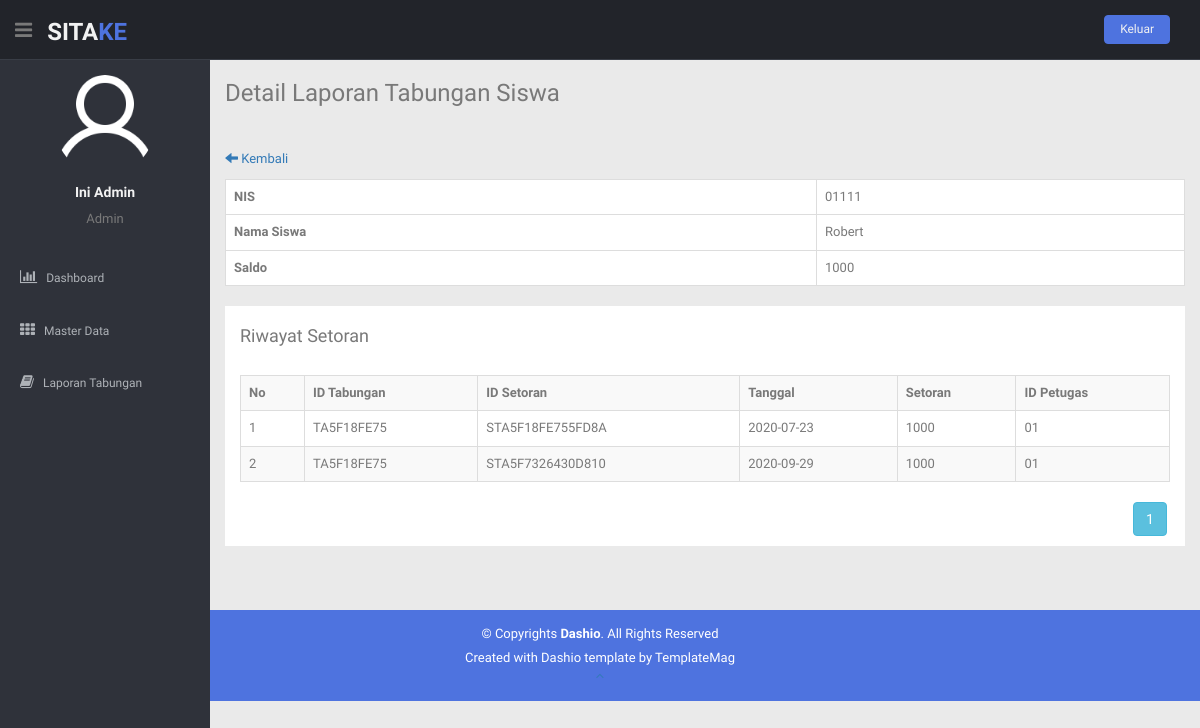
The page /paneladmin/detail_setoran_siswa.php?id_tabungan=TA5F18FE75 (signed in) on the database its author committed.
### tables this page shows
CREATE TABLE `tabungan` (
  `id_tabungan` char(10) NOT NULL,
  `nis` char(15) NOT NULL,
  `saldo` varchar(100) NOT NULL
);

CREATE TABLE `siswa` (
  `nis` char(15) NOT NULL,
  `foto_siswa` varchar(200) NOT NULL,
  `nama_siswa` varchar(50) NOT NULL,
  `alamat_siswa` text NOT NULL,
  `jk_siswa` varchar(20) NOT NULL,
  `telepon_siswa` varchar(15) NOT NULL,
  `user_siswa` varchar(20) NOT NULL,
  `pass` varchar(50) NOT NULL,
  `level` varchar(10) NOT NULL
);

CREATE TABLE `setoran` (
  `id_setoran` char(30) NOT NULL,
  `id_tabungan` char(10) NOT NULL,
  `tanggal` date NOT NULL,
  `setoran` varchar(100) NOT NULL,
  `id_petugas` char(5) NOT NULL
);

### paneladmin/detail_setoran_siswa.php (the view, shortened to what this page needs)
<?php
include("includers/header.php");
include("includers/navbar.php");
include ("../koneksi/koneksi.php");
?>
<section id="main-content">
	<section class="wrapper site-min-height">
		<h3>Detail Laporan Tabungan Siswa</h3>
		<div class="row mt">
			<div class="col-lg-12">
				<br>
				<?php
				$idtab = $_GET['id_tabungan'];
				echo "<p style='margin-bottom:10px;'><a href='detail-laporan.php?id_tabungan=".$idtab."'><i class='glyphicon glyphicon-arrow-left'></i> Kembali</a></p>";
				?>
				<table class="table table-bordered" style="background-color: #fff">
					<?php
					$idtab = $_GET['id_tabungan'];
					$sql = "SELECT A.nis, A.saldo, B.nama_siswa FROM tabungan AS A INNER JOIN siswa AS B ON (A.nis = B.nis) WHERE A.id_tabungan = '$idtab'";
					$query = mysqli_query($koneksi, $sql);
					if(mysqli_num_rows($query) == 0){
						echo '<tr><td colspan="2"><center>Tidak ada data!</center></td></tr>';
					}else{
						while ($data = mysqli_fetch_assoc($query)) {
							echo "<tr>";
							echo "<td><b>NIS</b></td>";
							echo "<td>".$data['nis']."</td>";
							echo "</tr>";
							echo "<tr>";
							echo "<td><b>Nama Siswa</b></td>";
							echo "<td>".$data['nama_siswa']."</td>";
							echo "</tr>";
							echo "<tr>";
							echo "<td><b>Saldo</b></td>";
							echo "<td>".$data['saldo']."</td>";
							echo "</tr>";
						}
					}
					?>
				</table>
				<div class="container-fluid" style="background-color: #fff; padding-top: 10px; margin-bottom: 20px; padding-bottom: 10px;">
					<h4>Riwayat Setoran</h4><br>
					<div class="table-responsive">
						<table class="table table-bordered table-hover table-striped">
							<tr>
								<th>No</th>
								<th>ID Tabungan</th>
								<th>ID Setoran</th>
								<th>Tanggal</th>
								<th>Setoran</th>
								<th>ID Petugas</th>
							</tr>
							<?php
							$set = mysqli_query($koneksi,"SELECT * FROM setoran WHERE id_tabungan = '$idtab'");
							$banyak = mysqli_num_rows($set);
							$mulai = 0;
							$tujuan = 5;
							$page = ceil($banyak / $tujuan);
							if(isset($_GET['halaman'])) {
								$hal = $_GET['halaman'];
								$mulai = ($hal*$tujuan)-$tujuan;
							} else {
								$mulai = 0;
							}
							$idtab = $_GET['id_tabungan'];
							$sql = "SELECT * FROM setoran WHERE id_tabungan = '$idtab' limit $mulai,$tujuan";
							$query = mysqli_query($koneksi, $sql);
							if(mysqli_num_rows($query) == 0){
								echo '<tr><td colspan="6"><center>Tidak ada data!</center></td></tr>';
							}else{
								$no = 1+$mulai;
								while ($data = mysqli_fetch_assoc($query)) {
									echo "<tr>";
									echo "<td>$no</td>";
									echo "<td>".$data['id_tabungan']."</td>";
									echo "<td>".$data['id_setoran']."</td>";
									echo "<td>".$data['tanggal']."</td>";
									echo "<td>".$data['setoran']."</td>";
									echo "<td>".$data['id_petugas']."</td>";
									echo "</tr>";
									$no++;
								}
							}
							?>
						</table>
					</div>
					<div style="text-align: right;">
						<?php
						$idtab = $_GET['id_tabungan'];
						for ($i=1; $i <= $page; $i++) {
							echo '<a class="btn btn-info btn-md"  href="?id_tabungan='.$idtab.'&halaman='.$i.'">'.$i.'</a>';
						}
						?>
					</div>
				</div>
			</div>
		</div>
	</section>
</section>
<?php
include("includers/footer.php");
?>

### paneladmin/includers/navbar.php (shortened to what this page needs)
<header class="header black-bg">
  <div class="sidebar-toggle-box">
    <div class="fa fa-bars tooltips" data-placement="right" data-original-title="Toggle Navigation"></div>
  </div>
  <a href="index.php" class="logo"><b>SITA<span>KE</span></b></a>
  <div class="top-menu">
    <ul class="nav pull-right top-menu">
      <li><button class="logout" type="submit" onClick='return confirmSubmit()'>Keluar</button></li>
    </ul>
  </div>
</header>
<aside>
  <div id="sidebar" class="nav-collapse ">
    <ul class="sidebar-menu" id="nav-accordion">
      <p class="centered"><a href="profile.html"><img src="img/user.png" class="img-circle" width="100px" height="100px" ></a></p>
      <?php
      include '../koneksi/koneksi.php';
      $idadmin = $_SESSION['idadmin'];
      $data = mysqli_query($koneksi,"SELECT * FROM admin where id_admin='$idadmin'");
      $query = mysqli_fetch_array($data);
      echo "<h5 class='centered'>".$query['nama_admin']."</h5>";
      echo "<p class='centered'>".$query['level']."</p>";
      ?>
      <li class="mt">
        <a href="index.php">
          <i class="fa fa-bar-chart-o"></i>
          <span>Dashboard</span>
        </a>
      </li>
      <li class="sub-menu">
        <a href="javascript:;">
          <i class="fa fa-th"></i>
          <span>Master Data</span>
        </a>
      </li>
      <li>
        <a href="laporan.php">
          <i class="fa fa-book"></i>
          <span>Laporan Tabungan</span>
        </a>
      </li>
    </ul>
  </div>
</aside>

### paneladmin/css/style.css (style rules this page uses)
body { color: #797979; background: #eaeaea; font-family: 'Ruda', sans-serif; padding: 0px !important; margin: 0px !important; font-size:13px; }
ul li { list-style: none; }
a, a:hover, a:focus { text-decoration: none; outline: none; }
.centered { text-align: center; }
.mt { margin-top: 25px; }
ul.top-menu > li > .logout { color: #f2f2f2; font-size: 12px; border-radius: 4px; -webkit-border-radius: 4px; border: 1px solid #4e73df !important; padding: 5px 15px; margin-right: 15px; background: #4e73df; margin-top: 15px; }
#sidebar { width: 210px; height: 100%; position: fixed; background: #2f323a; }
#sidebar h5 { color: #f2f2f2; font-weight: 700; }
#sidebar ul li { position: relative; }
ul.sidebar-menu , ul.sidebar-menu li ul.sub { margin: -2px 0 0; padding: 0; }
ul.sidebar-menu { margin-top: 75px; }
ul.sidebar-menu li { margin-bottom: 5px; margin-left:10px; margin-right:10px; }
ul.sidebar-menu li.sub-menu { line-height: 15px; }
ul.sidebar-menu li a span { display: inline-block; }
ul.sidebar-menu li a { color: #aeb2b7; text-decoration: none; display: block; padding: 15px 0 15px 10px; font-size: 12px; outline: none; -webkit-transition: all 0.3s ease; -moz-transition: all 0.3s ease; -o-transition: all 0.3s ease; -ms-transition: all 0.3s ease; transition: all 0.3s ease; }
ul.sidebar-menu li a i { font-size: 15px; padding-right: 6px; }
#main-content { margin-left: 210px; }
.header, .footer { min-height: 60px; padding: 0 15px; }
.header { position: fixed; left: 0; right: 0; z-index: 1002; }
.black-bg { background: #22242a; border-bottom: 1px solid #393d46; }
.wrapper { display: inline-block; margin-top: 60px; padding-left: 15px; padding-right: 15px; padding-bottom: 15px; padding-top: 0px; width: 100%; }
a.logo { font-size: 24px; color: #f2f2f2; float: left; margin-top: 15px; text-transform: uppercase; }
a.logo b { font-weight: 900; }
a.logo span { color: #4e73df; }
#top_menu .nav > li, ul.top-menu > li { float: left; }
.sidebar-toggle-box { float: left; padding-right: 15px; margin-top: 20px; }
.sidebar-toggle-box .fa-bars { cursor: pointer; display: inline-block; font-size: 20px; }
.site-min-height { min-height: 550px; }

### rows shown on the page
tabungan: nis "01111", nis.nama_siswa "Robert", saldo "1000"
setoran: id_tabungan "TA5F18FE75", id_setoran "STA5F18FE755FD8A", tanggal "2020-07-23", setoran "1000", id_petugas "01"
setoran: id_tabungan "TA5F18FE75", id_setoran "STA5F7326430D810", tanggal "2020-09-29", setoran "1000", id_petugas "01"

### other values the page prints
$query['nama_admin'] "Ini Admin"
$query['level'] "Admin"
